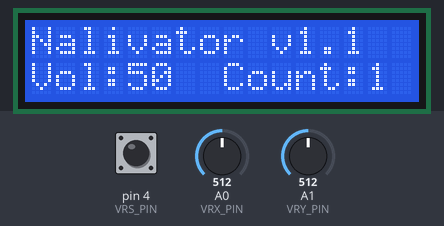
A sketch run on a simulated Arduino Uno, built with avr-gcc and run on an emulated ATmega328P. Parts: 16×2 character LCD. Inputs (shaded band) come from the test bench; at power-on: A0 (VRX_PIN) = 512, A1 (VRY_PIN) = 512, pin 4 (VRS_PIN) HIGH. What the sketch prints to the serial monitor is not drawn.

Above: at 1.2 s.
1.3 s: A0 (VRX_PIN) set to 710
At 1.48 s:
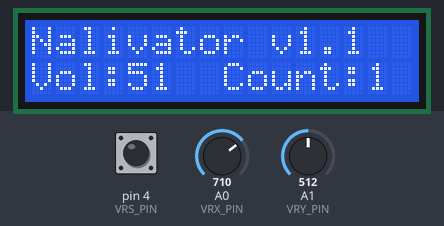
2.8 s: A1 (VRY_PIN) set to 710
At 2.99 s:
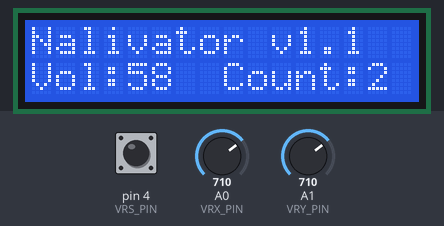
4.3 s: pin 4 (VRS_PIN) pulled LOW for 0.25 s
Timing chart, 0 to 7.3 s (numbered marks = the images above; inputs shaded):
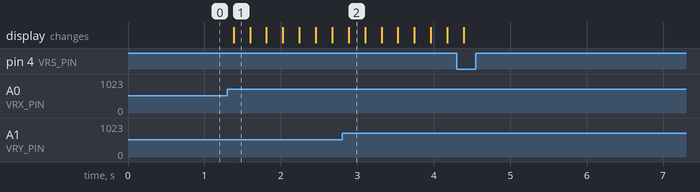

Measured:
- after the input at 1.3 s, the display: changes after 0.08 s (image 1)

The sketch:

display.ino
```cpp
#include <Wire.h>
#include <LiquidCrystal_I2C.h>

#define VRX_PIN  A0 // Arduino pin connected to VRX pin
#define VRY_PIN  A1 // Arduino pin connected to VRY pin
#define VRS_PIN  4 // Arduino pin connected to VRS pin

int xValue = 0; // To store value of the X axis
int yValue = 0; // To store value of the Y axis
int sensorVal = 1;
int targetMl = 50;
int targetShots = 1;
int configMode;

LiquidCrystal_I2C lcd(0x27,16,2);

void setup()
{
  lcd.init();
  lcd.backlight();// Включаем подсветку дисплея
  lcd.print("Nalivator v1.1");
  //lcd.setCursor(8, 1);
  //lcd.print("LCD 1602");
  pinMode(VRS_PIN, INPUT_PULLUP);
  Serial.begin(9600);
  configMode = 1;
}


void loop()
{

  if (configMode == 1){
    setConfig();
    printTargets();
  } else {
    Serial.print("Making drinks! Vol:");
    Serial.print(targetMl);
    Serial.print(" Count:");
    Serial.println(targetShots);

  }


  delay(200);

}

void setConfig(){
  xValue = analogRead(VRX_PIN);
  yValue = analogRead(VRY_PIN);
  sensorVal = digitalRead(VRS_PIN);

  if (xValue > 700){
    if (targetMl < 999){
      targetMl++;
    }
  }
  if (xValue < 300){
    if (targetMl > 1){
    targetMl--;
    }
  }

  if (yValue > 700){
    if (targetShots < 5){
      targetShots++;
    }
  }
  if (yValue < 300){
    if (targetShots > 1){
      targetShots--;
    }
  }

  if (sensorVal == 0){
    Serial.println("Press!!!");
    configMode = 0;
  }
  //Serial.println(sensorVal);

}

void printTargets(){
  lcd.setCursor(0, 1);
  lcd.print("Vol:");
  lcd.print(targetMl);
  if (targetMl<100 && targetMl>10){
    lcd.print(" ");
  }
  if (targetMl<10){
    lcd.print("  ");
  }
  lcd.setCursor(8, 1);
  lcd.print("Count:");
  lcd.print(targetShots);

}
```
